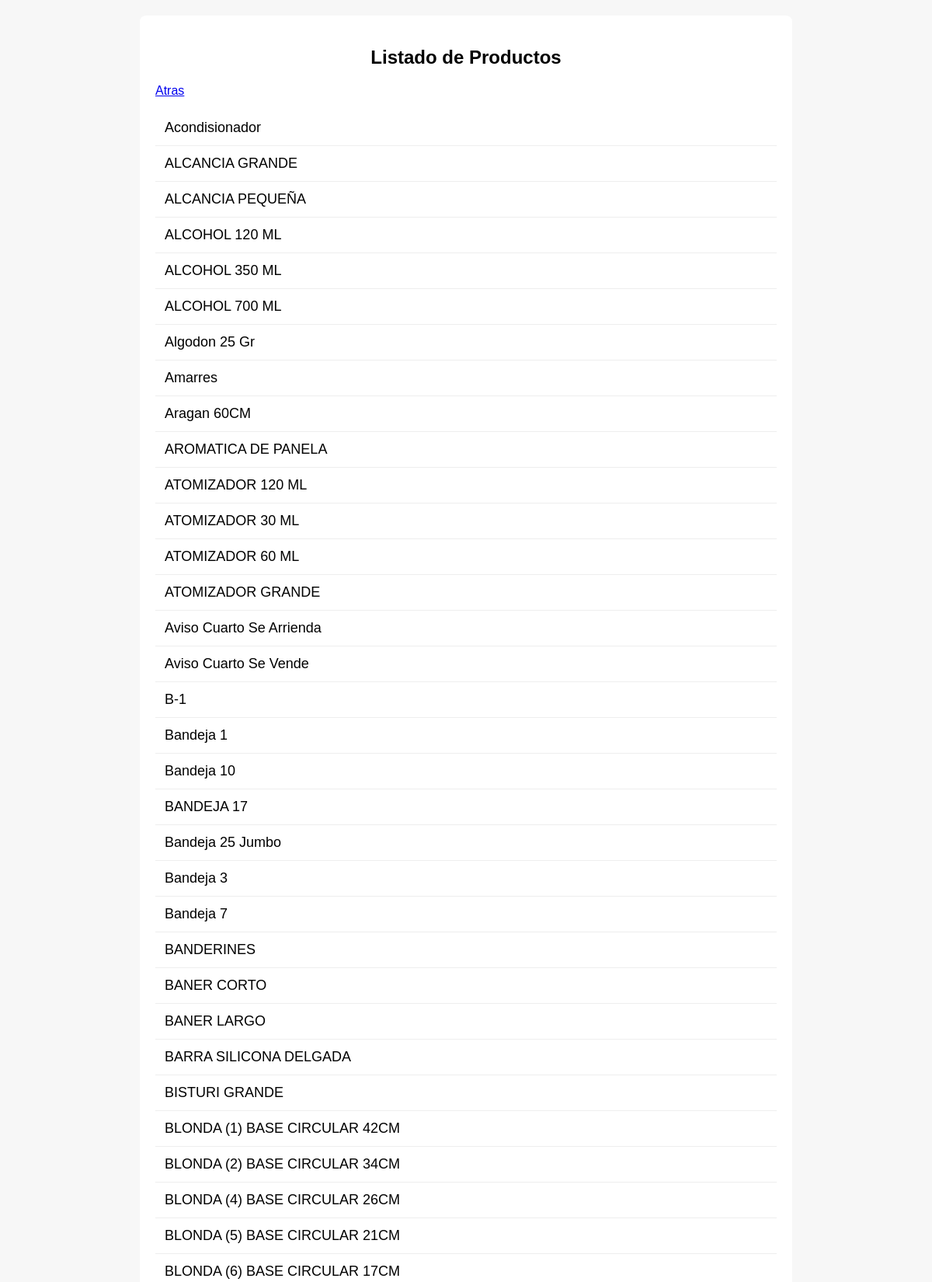
The app's page /admin/listado_productos.php (upper part) with its own data.
### tables this page shows
CREATE TABLE `products` (
  `id` int(11) NOT NULL,
  `category_id` int(11) DEFAULT NULL,
  `subcategory_id` int(11) DEFAULT NULL,
  `sku` int(11) NOT NULL,
  `image` varchar(255) DEFAULT NULL,
  `name` varchar(200) NOT NULL,
  `description` text DEFAULT NULL,
  `price` decimal(10,2) NOT NULL DEFAULT 0.00,
  `min_quantity` int(11) DEFAULT 0,
  `cost` decimal(10,2) NOT NULL DEFAULT 0.00,
  `tax_percent` decimal(5,2) DEFAULT 0.00,
  `active` tinyint(1) DEFAULT 1,
  `created_at` timestamp NOT NULL DEFAULT current_timestamp(),
  `cost_initial` decimal(12,2) DEFAULT 0.00,
  `packaging_type` varchar(50) DEFAULT 'unidad',
  `packaging_qty` int(11) DEFAULT 1,
  `iva_percent` decimal(5,2) DEFAULT 0.00,
  `margin_percent` decimal(5,2) DEFAULT 0.00,
  `price_unit` decimal(12,2) DEFAULT 0.00,
  `stock` int(11) DEFAULT 0,
  `rounding_enabled` tinyint(1) NOT NULL DEFAULT 1
);

### admin/listado_productos.php (the view, shortened to what this page needs)
<?php
$pdo = DB::getConnection();
$products = $pdo->query("SELECT name FROM products WHERE active=1 ORDER BY name")->fetchAll(PDO::FETCH_ASSOC);
?>
<!doctype html>
<html lang="es">
<head>
</head>
<body>
<div class="container">
  <h2>Listado de Productos</h2>
  <a href="/mi_tienda/admin/pos.php">Atras</a>
  <ul>
    <?php foreach ($products as $p): ?>
      <li><?= htmlspecialchars($p['name']) ?></li>
    <?php endforeach; ?>
  </ul>
</div>
</body>
</html>

### admin/listado_productos.php (style rules this page uses)
body { font-family: Arial, sans-serif; background:#f7f7f7; margin:0; padding:0; }
.container { max-width:800px; margin:20px auto; background:#fff; padding:20px; border-radius:8px; }
h2 { text-align:center; }
ul { list-style:none; padding:0; }
li { padding:12px; border-bottom:1px solid #eee; font-size:18px; }

### records on screen
products: name "Acondisionador"
products: name "ALCANCIA GRANDE"
products: name "ALCANCIA PEQUEÑA"
products: name "ALCOHOL 120 ML"
products: name "ALCOHOL 350 ML"
products: name "ALCOHOL 700 ML"
products: name "Algodon 25 Gr"
products: name "Amarres"
products: name "Aragan 60CM"
products: name "AROMATICA DE PANELA"
products: name "ATOMIZADOR 120 ML"
products: name "ATOMIZADOR 30 ML"
products: name "ATOMIZADOR 60 ML"
products: name "ATOMIZADOR GRANDE"
products: name "Aviso Cuarto Se Arrienda"
products: name "Aviso Cuarto Se Vende"
products: name "B-1"
products: name "Bandeja 1"
products: name "Bandeja 10"
products: name "BANDEJA 17"
products: name "Bandeja 25 Jumbo"
products: name "Bandeja 3"
products: name "Bandeja 7"
products: name "BANDERINES"
products: name "BANER CORTO"
products: name "BANER LARGO"
products: name "BARRA SILICONA DELGADA"
products: name "BISTURI GRANDE"
products: name "BLONDA (1) BASE CIRCULAR 42CM"
products: name "BLONDA (2) BASE CIRCULAR 34CM"
products: name "BLONDA (4) BASE CIRCULAR 26CM"
products: name "BLONDA (5) BASE CIRCULAR 21CM"
products: name "BLONDA (6) BASE CIRCULAR 17CM"
